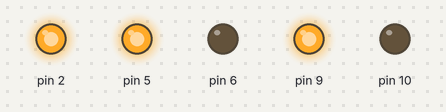
The sketch below on a simulated Arduino Uno, built with avr-gcc and run on an emulated ATmega328P. On the bench: output pins drawn as LEDs (lit = HIGH).

Above: at 0.1 s.
At 10.1 s:
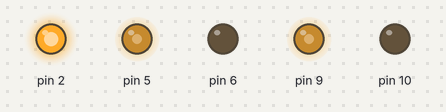
At 25.1 s:
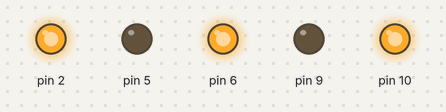
At 35.1 s:
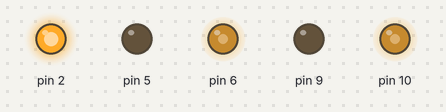
Timing chart, 0 to 36.6 s (numbered marks = the images above):
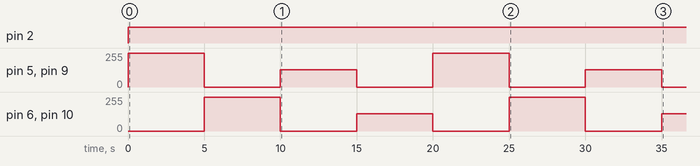

Measured:
- by itself, pin 2: LOW → HIGH at 0.00 s
- by itself, pin 5, pin 9: 0/255 → 255/255 at 0.00 s, → 0/255 5.0 s later, → 128/255 5.0 s later, → 0/255 5.0 s later, … (8 changes in this stretch)
- by itself, pin 6, pin 10: 0/255 → 255/255 at 5.0 s, → 0/255 5.0 s later, → 128/255 5.0 s later, → 0/255 5.0 s later, … (7 changes in this stretch)

The sketch:

DRV_8833_Motor_Driver_test.ino
```cpp
void setup() {
  // put your setup code here, to run once:
pinMode(2,1);
pinMode(5,1);
pinMode(6,1);
pinMode(9,1);
pinMode(10,1);
}

void loop() {
  // put your main code here, to run repeatedly:
digitalWrite(2,1);

digitalWrite(5,1);
digitalWrite(6,0);
digitalWrite(9,1);
digitalWrite(10,0);
delay(5000);

digitalWrite(5,0);
digitalWrite(6,1);
digitalWrite(9,0);
digitalWrite(10,1);
delay(5000);

analogWrite(5,128);
analogWrite(6,0);
analogWrite(9,128);
analogWrite(10,0);
delay(5000);

analogWrite(5,0);
analogWrite(6,128);
analogWrite(9,0);
analogWrite(10,128);
delay(5000);
}
```
